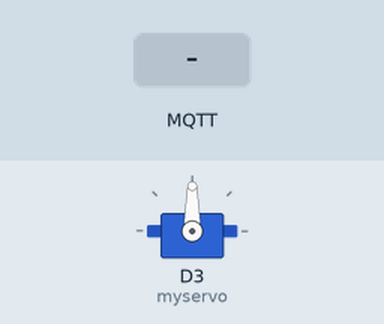
Simulated run of this sketch. Board: ESP8266 (Wemos D1 mini). Parts: servo. The inputs (shaded band) are chosen by the test bench. WiFi joins after 1.5 s; servers stay silent unless stated; no MQTT or app messages arrive unless stated.

Above: at 2.7 s.
2.8 s: MQTT message "1" arrives on the first subscribed topic
At 3.2 s:
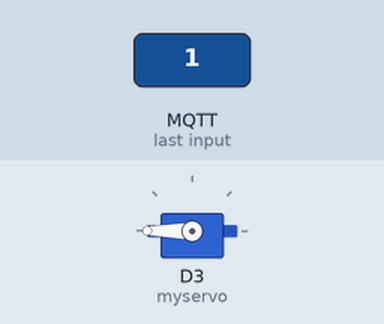
At 4.0 s:
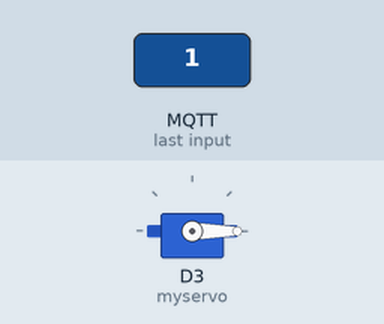
Timing chart, 0 to 5.8 s (numbered marks = the images above; inputs shaded):
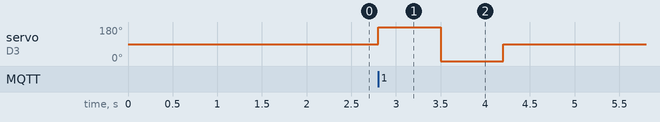

Measured:
- after the input at 2.8 s, servo on D3 (myservo): 90° → 180° at once, → 0° 0.70 s later, → 90° 0.70 s later

The sketch:

DogGoneIt_1.0.ino
```cpp
/*****************************************
 * Simple Dog feeder. MQTT
 * WEMOS D1 R2
 * 5V - Servo 5V
 * Gnd - Servo Gnd
 * D3 - Servo Signal
 ****************************************/
#include <ESP8266WiFi.h>
#include <PubSubClient.h>
#include <Servo.h>

//WIFI Constants
const char* ssid = "enter your SSID";            //  SSID of LAN/WLAN
const char* password = "enter your password";        //  password

//MQTT constants
const char* mqttServer = "192.168.0.XXX"; //TODO: replace with server name...
const int mqttPort = 1883;
const char* mqttClientID = "DogGoneIt";
const char* mqttUser = "enter your MQTT user";            //  UPDATE
const char* mqttPassword = "enter your MQTT password";        //  UPDATE

//MQTT topic to subscribe to
String mqttTopicThis = "dog"; //update this one for the individual unit
const char* mqttTopicThisC = "dog";

//Define and then instantiate the wifi / MQTT Client
WiFiClient client;
PubSubClient mqttClient(client);

//Servo Global variables
Servo myservo;


//method to establish wifi ion
void setup_wifi() {

  delay(10);

  //Start the wifi
  WiFi.begin(ssid, password);

  //wait until it is up
  while (WiFi.status() != WL_CONNECTED) {
    delay(500);
  }

}

//Callback function for reading incoming message
void callback(char* topic, byte* payload, unsigned int length){

  String sTopic(topic);

  //Check to see if the message is the DOG feeder topic
  if(sTopic == mqttTopicThis ){

    //Feed the dog - open the continious servo then shut it.
    int pos;
    pos = 180;

    myservo.write(pos);

    delay(700);

    pos = 0;
    myservo.write(pos);
    delay(700);

    pos = 90;
    myservo.write(pos);

  }

  //double check topic is cleared
  sTopic = "";

}


/*******************************************************
 * Function to  the MQTT client using factory-ish pattern
 */
void reconnect(){

  //loop until reed
  while (!mqttClient.connected()){

    //attempt to
    if (mqttClient.connect(mqttClientID, mqttUser, mqttPassword)){


      //Subscribe to the settings
      mqttClient.subscribe(mqttTopicThisC,1);

    } else {

      Serial.print("failed, rc=");
      Serial.print(mqttClient.state());
      Serial.println(" , try again...");
      //Signal & wait...
      delay(100);
    }
  }
}

//Setup method
void setup() {

 myservo.attach(D3);  // attaches the servo to the D3 pin in the servo object UPDATE

  Serial.begin(115200);                        //  start serial for debug
  delay(10);

  //Establish WIFI
  setup_wifi();

  mqttClient.setServer(mqttServer, mqttPort);
  mqttClient.setCallback(callback);

}

//Main loop
void loop() {

  if (!mqttClient.connected()){
    reconnect();
  }
  mqttClient.loop();

}
```
